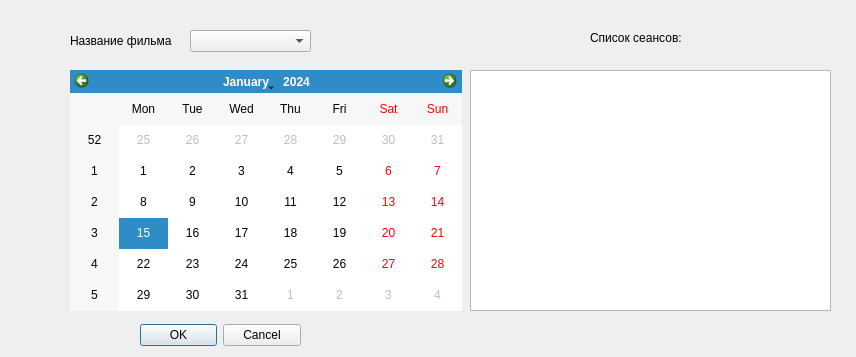
<?xml version="1.0" encoding="UTF-8"?>
<ui version="4.0">
 <class>Form</class>
 <widget class="QWidget" name="Form">
  <property name="geometry">
   <rect>
    <x>0</x>
    <y>0</y>
    <width>856</width>
    <height>357</height>
   </rect>
  </property>
  <property name="windowTitle">
   <string>Form</string>
  </property>
  <widget class="QLabel" name="label">
   <property name="geometry">
    <rect>
     <x>70</x>
     <y>30</y>
     <width>111</width>
     <height>21</height>
    </rect>
   </property>
   <property name="text">
    <string>Название фильма</string>
   </property>
  </widget>
  <widget class="QCalendarWidget" name="calendarWidget">
   <property name="geometry">
    <rect>
     <x>70</x>
     <y>70</y>
     <width>392</width>
     <height>241</height>
    </rect>
   </property>
  </widget>
  <widget class="QComboBox" name="comboBox">
   <property name="geometry">
    <rect>
     <x>190</x>
     <y>30</y>
     <width>121</width>
     <height>22</height>
    </rect>
   </property>
  </widget>
  <widget class="QListView" name="listView">
   <property name="geometry">
    <rect>
     <x>470</x>
     <y>70</y>
     <width>361</width>
     <height>241</height>
    </rect>
   </property>
  </widget>
  <widget class="QDialogButtonBox" name="buttonBox">
   <property name="geometry">
    <rect>
     <x>140</x>
     <y>320</y>
     <width>161</width>
     <height>31</height>
    </rect>
   </property>
   <property name="standardButtons">
    <set>QDialogButtonBox::Cancel|QDialogButtonBox::Ok</set>
   </property>
  </widget>
  <widget class="QLabel" name="label_2">
   <property name="geometry">
    <rect>
     <x>590</x>
     <y>30</y>
     <width>101</width>
     <height>16</height>
    </rect>
   </property>
   <property name="text">
    <string>Список сеансов:</string>
   </property>
  </widget>
 </widget>
 <resources/>
 <connections/>
</ui>
